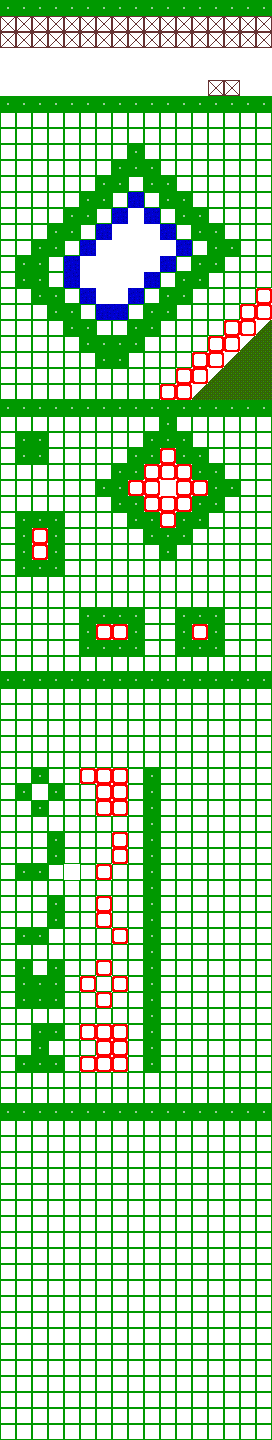

A level layout from a 2D game, rendered from its tile map. Below: a short description, then the map file with its tile-grid data intact:
An orthogonal 17x90 tile map with 16x16 px tiles, 1 tile layer (Tile Layer 1).

<map version="1.10" tiledversion="1.11.0" orientation="orthogonal" renderorder="right-down" width="17" height="90" tilewidth="16" tileheight="16" infinite="0" nextlayerid="2" nextobjectid="1">
 <editorsettings>
  <export target="map.tmj" format="json" />
 </editorsettings>
 <tileset firstgid="1" source="tiles.tsx" />
 <layer id="1" name="Tile Layer 1" width="17" height="90">
  <data encoding="csv">
3,3,3,3,3,3,3,3,3,3,3,3,3,3,3,3,3,
4,4,4,4,4,4,4,4,4,4,4,4,4,4,4,4,4,
4,4,4,4,4,4,4,4,4,4,4,4,4,4,4,4,4,
1,1,1,1,1,1,1,1,1,1,1,1,1,1,1,1,1,
1,1,1,1,1,1,1,1,1,1,1,1,1,1,1,1,1,
1,1,1,1,1,1,1,1,1,1,1,1,1,4,4,1,1,
3,3,3,3,3,3,3,3,3,3,3,3,3,3,3,3,3,
2,2,2,2,2,2,2,2,2,2,2,2,2,2,2,2,2,
2,2,2,2,2,2,2,2,2,2,2,2,2,2,2,2,2,
2,2,2,2,2,2,2,2,3,2,2,2,2,2,2,2,2,
2,2,2,2,2,2,2,3,3,3,2,2,2,2,2,2,2,
2,2,2,2,2,2,3,3,2,3,3,2,2,2,2,2,2,
2,2,2,2,2,3,3,2,8,2,3,3,2,2,2,2,2,
2,2,2,2,3,3,2,8,1,8,2,3,3,2,2,2,2,
2,2,2,3,3,2,8,1,1,1,8,2,3,3,2,2,2,
2,2,3,3,2,8,1,1,1,1,1,8,2,3,3,2,2,
2,3,3,2,8,1,1,1,1,1,8,2,3,3,2,2,2,
2,3,3,2,8,1,1,1,1,8,2,3,3,2,2,2,2,
2,2,3,3,2,8,1,1,8,2,3,3,2,2,2,2,7,
2,2,2,3,3,2,8,8,2,3,3,2,2,2,2,7,7,
2,2,2,2,3,3,2,2,3,3,2,2,2,2,7,7,6,
2,2,2,2,2,3,3,3,3,2,2,2,2,7,7,6,5,
2,2,2,2,2,2,3,3,2,2,2,2,7,7,6,5,5,
2,2,2,2,2,2,2,2,2,2,2,7,7,6,5,5,5,
2,2,2,2,2,2,2,2,2,2,7,7,6,5,5,5,5,
3,3,3,3,3,3,3,3,3,3,3,3,3,3,3,3,3,
2,2,2,2,2,2,2,2,2,2,3,2,2,2,2,2,2,
2,3,3,2,2,2,2,2,2,3,3,3,2,2,2,2,2,
2,3,3,2,2,2,2,2,3,3,7,3,3,2,2,2,2,
2,2,2,2,2,2,2,3,3,7,7,7,3,3,2,2,2,
2,2,2,2,2,2,3,3,7,7,1,7,7,3,3,2,2,
2,2,2,2,2,2,2,3,3,7,7,7,3,3,2,2,2,
2,3,3,3,2,2,2,2,3,3,7,3,3,2,2,2,2,
2,3,7,3,2,2,2,2,2,3,3,3,2,2,2,2,2,
2,3,7,3,2,2,2,2,2,2,3,2,2,2,2,2,2,
2,3,3,3,2,2,2,2,2,2,2,2,2,2,2,2,2,
2,2,2,2,2,2,2,2,2,2,2,2,2,2,2,2,2,
2,2,2,2,2,2,2,2,2,2,2,2,2,2,2,2,2,
2,2,2,2,2,3,3,3,3,2,2,3,3,3,2,2,2,
2,2,2,2,2,3,7,7,3,2,2,3,7,3,2,2,2,
2,2,2,2,2,3,3,3,3,2,2,3,3,3,2,2,2,
2,2,2,2,2,2,2,2,2,2,2,2,2,2,2,2,2,
3,3,3,3,3,3,3,3,3,3,3,3,3,3,3,3,3,
2,2,2,2,2,2,2,2,2,2,2,2,2,2,2,2,2,
2,2,2,2,2,2,2,2,2,2,2,2,2,2,2,2,2,
2,2,2,2,2,2,2,2,2,2,2,2,2,2,2,2,2,
2,2,2,2,2,2,2,2,2,2,2,2,2,2,2,2,2,
2,2,2,2,2,2,2,2,2,2,2,2,2,2,2,2,2,
2,2,3,2,2,7,7,7,2,3,2,2,2,2,2,2,2,
2,3,1,3,2,2,7,7,2,3,2,2,2,2,2,2,2,
2,2,3,2,2,2,7,7,2,3,2,2,2,2,2,2,2,
2,2,2,2,2,2,2,2,2,3,2,2,2,2,2,2,2,
2,2,2,3,2,2,2,7,2,3,2,2,2,2,2,2,2,
2,2,2,3,2,2,2,7,2,3,2,2,2,2,2,2,2,
2,3,3,2,1,2,7,2,2,3,2,2,2,2,2,2,2,
2,2,2,2,2,2,2,2,2,3,2,2,2,2,2,2,2,
2,2,2,3,2,2,7,2,2,3,2,2,2,2,2,2,2,
2,2,2,3,2,2,7,2,2,3,2,2,2,2,2,2,2,
2,3,3,2,2,2,2,7,2,3,2,2,2,2,2,2,2,
2,2,2,2,2,2,2,2,2,3,2,2,2,2,2,2,2,
2,3,2,3,2,2,7,2,2,3,2,2,2,2,2,2,2,
2,3,3,3,2,7,2,7,2,3,2,2,2,2,2,2,2,
2,3,3,3,2,2,7,2,2,3,2,2,2,2,2,2,2,
2,2,2,2,2,2,2,2,2,3,2,2,2,2,2,2,2,
2,2,3,3,2,7,7,7,2,3,2,2,2,2,2,2,2,
2,2,3,2,2,2,7,7,2,3,2,2,2,2,2,2,2,
2,3,3,3,2,7,7,7,2,3,2,2,2,2,2,2,2,
2,2,2,2,2,2,2,2,2,2,2,2,2,2,2,2,2,
2,2,2,2,2,2,2,2,2,2,2,2,2,2,2,2,2,
3,3,3,3,3,3,3,3,3,3,3,3,3,3,3,3,3,
2,2,2,2,2,2,2,2,2,2,2,2,2,2,2,2,2,
2,2,2,2,2,2,2,2,2,2,2,2,2,2,2,2,2,
2,2,2,2,2,2,2,2,2,2,2,2,2,2,2,2,2,
2,2,2,2,2,2,2,2,2,2,2,2,2,2,2,2,2,
2,2,2,2,2,2,2,2,2,2,2,2,2,2,2,2,2,
2,2,2,2,2,2,2,2,2,2,2,2,2,2,2,2,2,
2,2,2,2,2,2,2,2,2,2,2,2,2,2,2,2,2,
2,2,2,2,2,2,2,2,2,2,2,2,2,2,2,2,2,
2,2,2,2,2,2,2,2,2,2,2,2,2,2,2,2,2,
2,2,2,2,2,2,2,2,2,2,2,2,2,2,2,2,2,
2,2,2,2,2,2,2,2,2,2,2,2,2,2,2,2,2,
2,2,2,2,2,2,2,2,2,2,2,2,2,2,2,2,2,
2,2,2,2,2,2,2,2,2,2,2,2,2,2,2,2,2,
2,2,2,2,2,2,2,2,2,2,2,2,2,2,2,2,2,
2,2,2,2,2,2,2,2,2,2,2,2,2,2,2,2,2,
2,2,2,2,2,2,2,2,2,2,2,2,2,2,2,2,2,
2,2,2,2,2,2,2,2,2,2,2,2,2,2,2,2,2,
2,2,2,2,2,2,2,2,2,2,2,2,2,2,2,2,2,
2,2,2,2,2,2,2,2,2,2,2,2,2,2,2,2,2,
2,2,2,2,2,2,2,2,2,2,2,2,2,2,2,2,2
</data>
 </layer>
</map>
